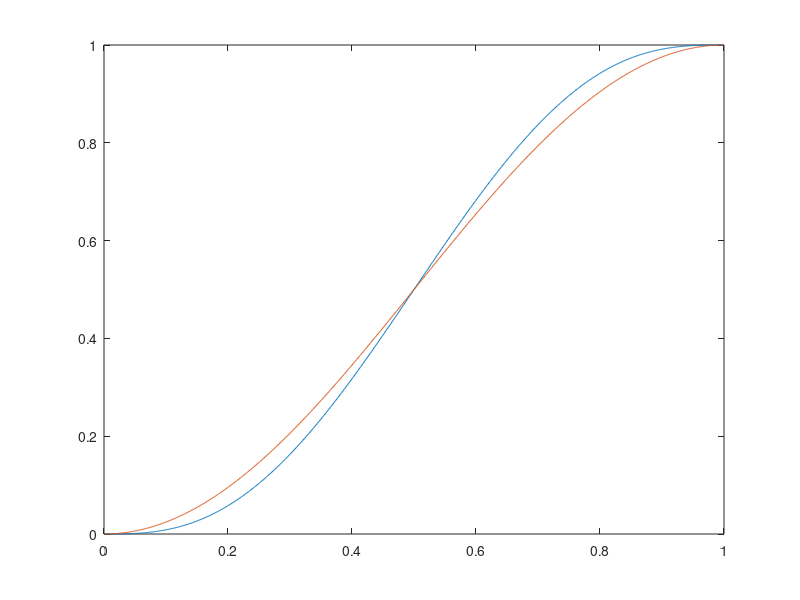

Here is the MATLAB script that generated this plot:
close all;
d = 1;
t = linspace(0, d, 1000);

y = (10 * (t/d).^3 - 15 * (t/d).^4 + 6 * (t/d).^5);
y2 = -1/2*cos(t*pi)+.5
plot (t, y);
hold on
plot (t, y2);